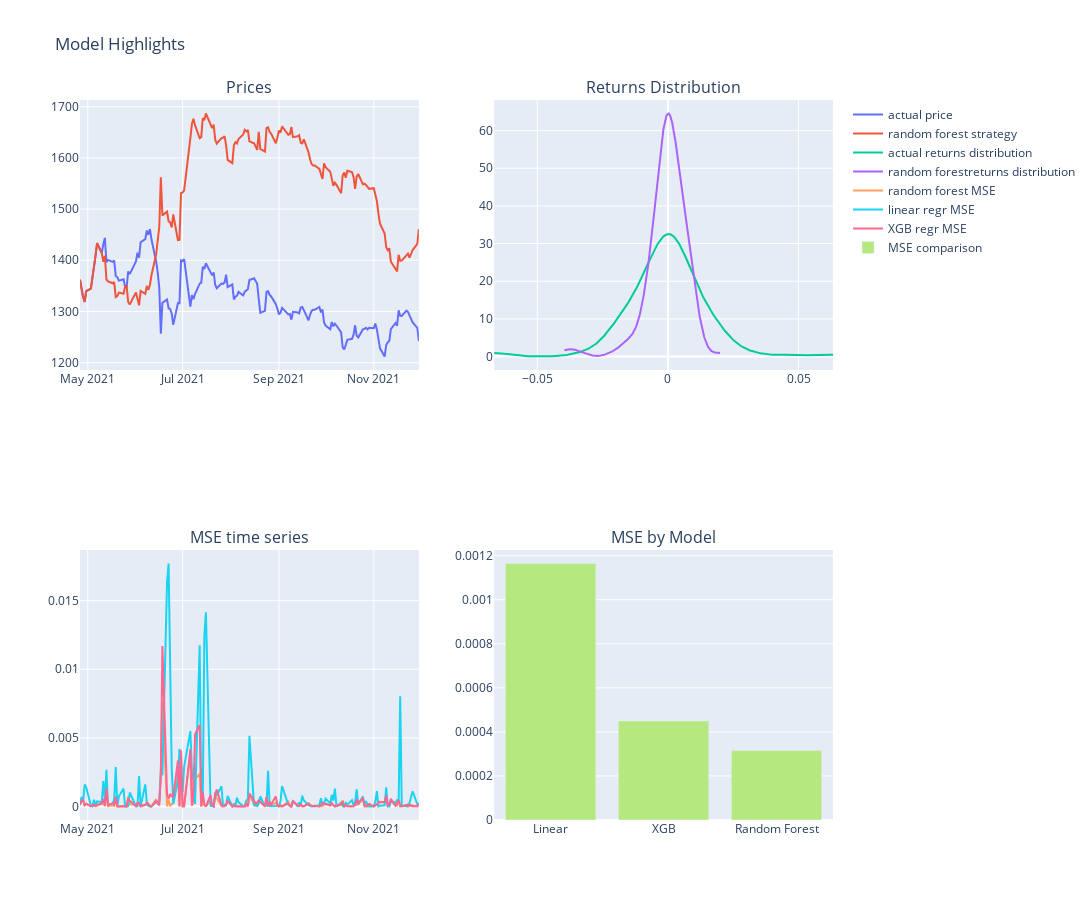

The notebook cell this image was saved under:
### Code cell
fig = make_subplots(rows=2, cols=2, subplot_titles=["Prices", "Returns Distribution", 'MSE time series', 'MSE by Model'])

x_dist_mse = ff.create_distplot([df_rf['MSE'].values.tolist()], [''], bin_size=.01).data[1]['x']
y_dist_mse = ff.create_distplot([df_rf['MSE'].values.tolist()], [''], bin_size=.01).data[1]['y']

x_dist_act = ff.create_distplot([df_rf['pct_t-1'].values.tolist()], [''], bin_size=.01).data[1]['x']
y_dist_act = ff.create_distplot([df_rf['pct_t-1'].values.tolist()], [''], bin_size=.01).data[1]['y']

x_dist_predict = ff.create_distplot([df_rf['predict'].values.tolist()], [''], bin_size=.01).data[1]['x']
y_dist_predict = ff.create_distplot([df_rf['predict'].values.tolist()], [''], bin_size=.01).data[1]['y']

fig.add_trace(go.Scatter(x=df_rf['date'], y = df_rf['value'], name='actual price'), row=1, col=1)
# fig.add_trace(go.Scatter(x=df_rf['date'], y = df_rf['value_rf'], name='random forest price'), row=1, col=1)
fig.add_trace(go.Scatter(x=df_rf['date'], y = df_rf['value_strat'], name='random forest strategy'), row=1, col=1)

fig.add_trace(go.Scatter(x=x_dist_act, y = y_dist_act, name='actual returns distribution'), row=1, col=2)
fig.add_trace(go.Scatter(x=x_dist_predict, y = y_dist_predict, name='random forestreturns distribution'), row=1, col=2)

fig.add_trace(go.Scatter(x=df_rf['date'], y = df_rf['MSE'], name='random forest MSE'), row=2, col=1)
fig.add_trace(go.Scatter(x=df_lr['date'], y = df_lr['MSE'], name='linear regr MSE'), row=2, col=1)
fig.add_trace(go.Scatter(x=df_xgb['date'], y = df_xgb['MSE'], name='XGB regr MSE'), row=2, col=1)
fig.add_trace(go.Bar(x=['Linear' , 'XGB', 'Random Forest'], y = mse, name='MSE comparison'), row=2, col=2)

fig['layout'].update(height=900, width=1500, title='Model Highlights')
fig.show()

### Figure 1 — Plotly figure (JSON) as saved in the notebook; plotly's stock layout.template omitted (floating-point values rounded to 4 significant figures; data arrays with more than 128 entries replaced by an {"elided": "..."} marker saying what was removed)
{"data": [{"name": "actual price", "type": "scatter", "x": {"elided": "153 str values"}, "xaxis": "x", "y": {"elided": "153 float values"}, "yaxis": "y"}, {"name": "random forest strategy", "type": "scatter", "x": {"elided": "153 str values"}, "xaxis": "x", "y": {"elided": "153 float values"}, "yaxis": "y"}, {"name": "actual returns distribution", "type": "scatter", "x": {"elided": "500 float values"}, "xaxis": "x2", "y": {"elided": "500 float values"}, "yaxis": "y2"}, {"name": "random forestreturns distribution", "type": "scatter", "x": {"elided": "500 float values"}, "xaxis": "x2", "y": {"elided": "500 float values"}, "yaxis": "y2"}, {"name": "random forest MSE", "type": "scatter", "x": {"elided": "153 str values"}, "xaxis": "x3", "y": {"elided": "153 float values"}, "yaxis": "y3"}, {"name": "linear regr MSE", "type": "scatter", "x": {"elided": "153 str values"}, "xaxis": "x3", "y": {"elided": "153 float values"}, "yaxis": "y3"}, {"name": "XGB regr MSE", "type": "scatter", "x": {"elided": "153 str values"}, "xaxis": "x3", "y": {"elided": "153 float values"}, "yaxis": "y3"}, {"name": "MSE comparison", "type": "bar", "x": ["Linear", "XGB", "Random Forest"], "xaxis": "x4", "y": [0.001164, 0.0004497, 0.000315], "yaxis": "y4"}], "layout": {"annotations": [{"font": {"size": 16}, "showarrow": false, "text": "Prices", "x": 0.225, "xanchor": "center", "xref": "paper", "y": 1, "yanchor": "bottom", "yref": "paper"}, {"font": {"size": 16}, "showarrow": false, "text": "Returns Distribution", "x": 0.775, "xanchor": "center", "xref": "paper", "y": 1, "yanchor": "bottom", "yref": "paper"}, {"font": {"size": 16}, "showarrow": false, "text": "MSE time series", "x": 0.225, "xanchor": "center", "xref": "paper", "y": 0.375, "yanchor": "bottom", "yref": "paper"}, {"font": {"size": 16}, "showarrow": false, "text": "MSE by Model", "x": 0.775, "xanchor": "center", "xref": "paper", "y": 0.375, "yanchor": "bottom", "yref": "paper"}], "height": 900, "title": {"text": "Model Highlights"}, "width": 1500, "xaxis": {"anchor": "y", "domain": [0, 0.45]}, "xaxis2": {"anchor": "y2", "domain": [0.55, 1]}, "xaxis3": {"anchor": "y3", "domain": [0, 0.45]}, "xaxis4": {"anchor": "y4", "domain": [0.55, 1]}, "yaxis": {"anchor": "x", "domain": [0.625, 1]}, "yaxis2": {"anchor": "x2", "domain": [0.625, 1]}, "yaxis3": {"anchor": "x3", "domain": [0, 0.375]}, "yaxis4": {"anchor": "x4", "domain": [0, 0.375]}}}
